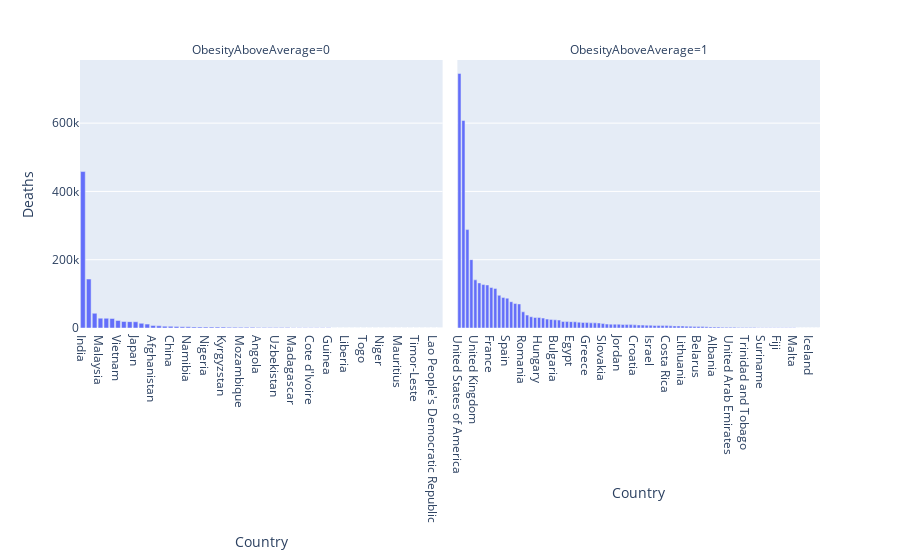

Notebook code cell kept with this figure:
### Markdown cell above
<b>obesity</b> has a stronger correlation (positive) with COVID-19 Confirmed/ Deaths than undernourished

### Code cell
fig = px.bar(intake, x = "Country", y ="Deaths", facet_col = "ObesityAboveAverage")
fig.update_xaxes(matches=None,categoryorder="total descending")
fig.show()

### Figure 1 — Plotly figure (JSON) as saved in the notebook; plotly's stock layout.template omitted (floating-point values rounded to 4 significant figures)
{"data": [{"alignmentgroup": "True", "hovertemplate": "ObesityAboveAverage=0<br>Country=%{x}<br>Deaths=%{y}<extra></extra>", "legendgroup": "", "marker": {"color": "#636efa"}, "name": "", "offsetgroup": "", "orientation": "v", "showlegend": false, "textposition": "auto", "type": "bar", "x": ["Afghanistan", "Angola", "Bangladesh", "Benin", "Botswana", "Burkina Faso", "Cabo Verde", "Cambodia", "Cameroon", "Central African Republic", "Chad", "China", "Congo", "Cote d'Ivoire", "Djibouti", "Eswatini", "Ethiopia", "Gabon", "Gambia", "Ghana", "Guinea", "Guinea-Bissau", "India", "Indonesia", "Japan", "Kenya", "Korea, South", "Kyrgyzstan", "Lao People's Democratic Republic", "Lesotho", "Liberia", "Madagascar", "Malawi", "Malaysia", "Maldives", "Mali", "Mauritania", "Mauritius", "Mozambique", "Myanmar", "Namibia", "Nepal", "Niger", "Nigeria", "Pakistan", "Philippines", "Rwanda", "Sao Tome and Principe", "Senegal", "Sierra Leone", "Sri Lanka", "Sudan", "Thailand", "Timor-Leste", "Togo", "Uganda", "United Republic of Tanzania", "Uzbekistan", "Vietnam", "Yemen", "Zambia", "Zimbabwe"], "xaxis": "x", "y": [7272, 1708, 27862, 161, 2406, 214, 349, 2781, 1686, 100, 174, 4849, 258, 695, 181, 1242, 6451, 239, 340, 1175, 385, 141, 458186, 143388, 18268, 5276, 2849, 2668, 62, 658, 287, 963, 2300, 28876, 243, 563, 795, 166, 1930, 18664, 3552, 11399, 212, 2895, 28449, 43044, 1328, 56, 1878, 121, 13725, 3099, 19158, 122, 242, 3215, 725, 1321, 22030, 1880, 3661, 4675], "yaxis": "y"}, {"alignmentgroup": "True", "hovertemplate": "ObesityAboveAverage=1<br>Country=%{x}<br>Deaths=%{y}<extra></extra>", "legendgroup": "", "marker": {"color": "#636efa"}, "name": "", "offsetgroup": "", "orientation": "v", "showlegend": false, "textposition": "auto", "type": "bar", "x": ["Albania", "Algeria", "Argentina", "Armenia", "Australia", "Austria", "Azerbaijan", "Barbados", "Belarus", "Belgium", "Belize", "Bolivia", "Bosnia and Herzegovina", "Brazil", "Bulgaria", "Canada", "Chile", "Colombia", "Costa Rica", "Croatia", "Cuba", "Cyprus", "Czechia", "Denmark", "Dominica", "Dominican Republic", "Ecuador", "Egypt", "El Salvador", "Estonia", "Fiji", "Finland", "France", "Georgia", "Germany", "Greece", "Guatemala", "Guyana", "Haiti", "Honduras", "Hungary", "Iceland", "Iran (Islamic Republic of)", "Iraq", "Ireland", "Israel", "Italy", "Jamaica", "Jordan", "Kazakhstan", "Kuwait", "Latvia", "Lebanon", "Lithuania", "Luxembourg", "Malta", "Mexico", "Mongolia", "Montenegro", "Morocco", "Netherlands", "New Zealand", "Nicaragua", "North Macedonia", "Norway", "Oman", "Panama", "Paraguay", "Peru", "Poland", "Portugal", "Romania", "Saint Vincent and the Grenadines", "Saudi Arabia", "Serbia", "Slovakia", "Slovenia", "South Africa", "Spain", "Suriname", "Sweden", "Switzerland", "Trinidad and Tobago", "Tunisia", "Turkey", "Ukraine", "United Arab Emirates", "United Kingdom", "United States of America", "Uruguay", "Venezuela (Bolivarian Republic of)"], "xaxis": "x2", "y": [2916, 5918, 115942, 6284, 1735, 11345, 7049, 152, 4614, 25994, 491, 18925, 11495, 607694, 23918, 29016, 37743, 127258, 7029, 9198, 8230, 575, 30736, 2715, 32, 1091, 32958, 18592, 3622, 1516, 674, 1158, 118612, 10003, 95734, 15894, 15050, 913, 671, 10239, 30729, 33, 126126, 23138, 5436, 8085, 132074, 2229, 11028, 17078, 2461, 3237, 8495, 5833, 843, 461, 288276, 1734, 2100, 14667, 18836, 28, 208, 7121, 900, 4111, 7315, 16245, 200217, 76990, 18156, 47324, 66, 8793, 9890, 13018, 4739, 89163, 87368, 1090, 15025, 11233, 1682, 25231, 70410, 71710, 2136, 140981, 745668, 6077, 4884], "yaxis": "y2"}], "layout": {"annotations": [{"font": {}, "showarrow": false, "text": "ObesityAboveAverage=0", "x": 0.245, "xanchor": "center", "xref": "paper", "y": 1, "yanchor": "bottom", "yref": "paper"}, {"font": {}, "showarrow": false, "text": "ObesityAboveAverage=1", "x": 0.755, "xanchor": "center", "xref": "paper", "y": 1, "yanchor": "bottom", "yref": "paper"}], "barmode": "relative", "legend": {"tracegroupgap": 0}, "margin": {"t": 60}, "xaxis": {"anchor": "y", "categoryorder": "total descending", "domain": [0, 0.49], "title": {"text": "Country"}}, "xaxis2": {"anchor": "y2", "categoryorder": "total descending", "domain": [0.51, 1], "title": {"text": "Country"}}, "yaxis": {"anchor": "x", "domain": [0, 1], "title": {"text": "Deaths"}}, "yaxis2": {"anchor": "x2", "domain": [0, 1], "matches": "y", "showticklabels": false}}}
